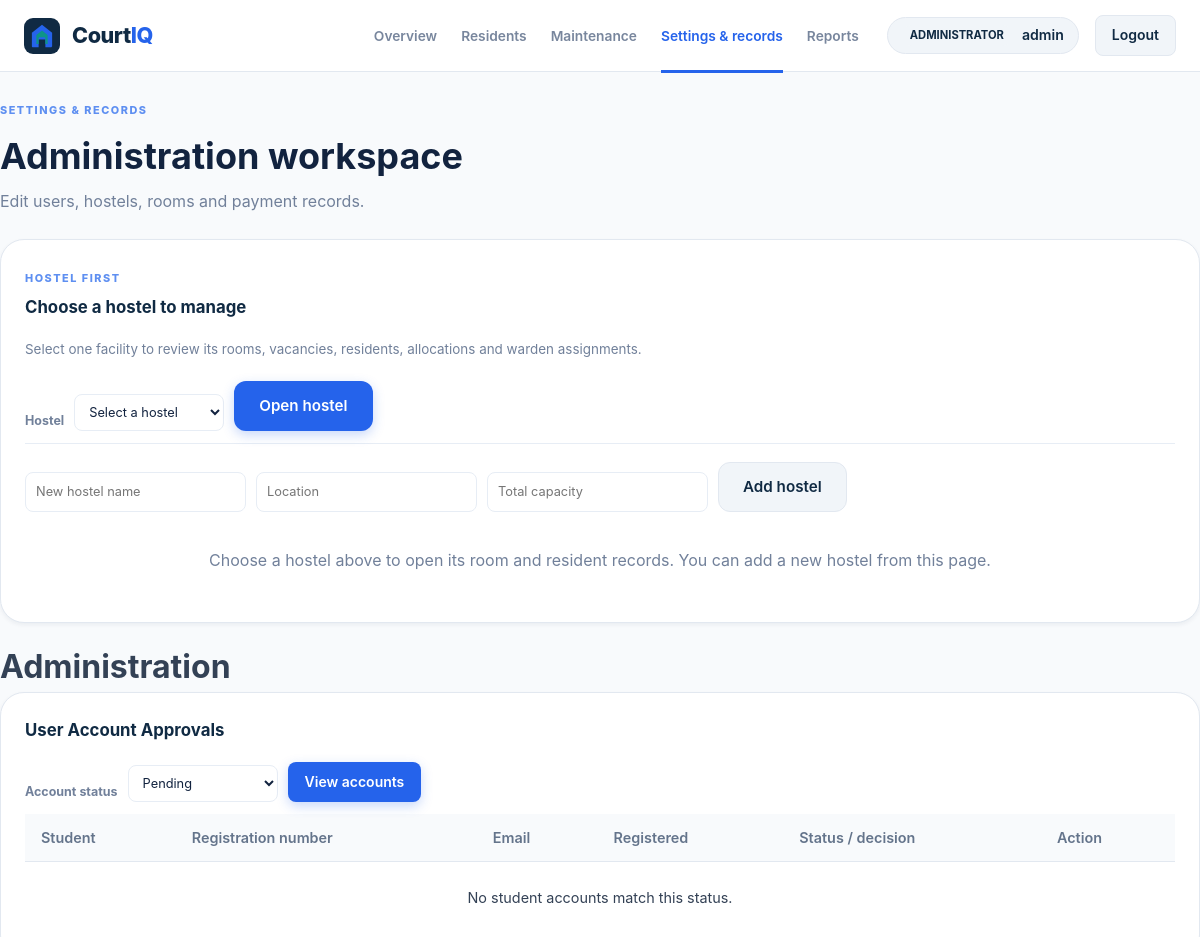
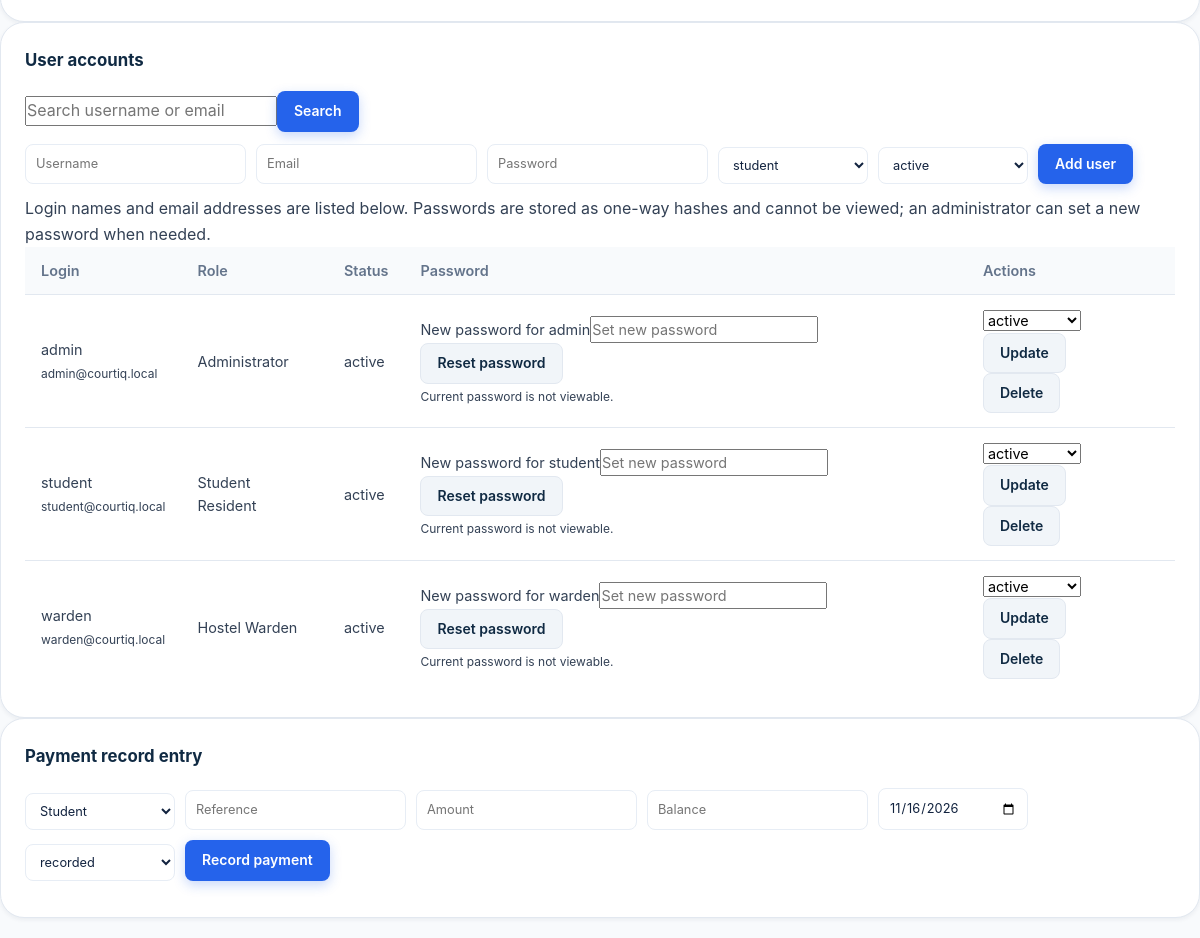
The app's page /admin/manage.php (signed in) with its own data (2 pictures, top to bottom).
### tables this page shows
CREATE TABLE IF NOT EXISTS `users` (
    `id` INT AUTO_INCREMENT PRIMARY KEY,
    `username` VARCHAR(80) NOT NULL UNIQUE,
    `email` VARCHAR(150) NOT NULL UNIQUE,
    `password_hash` VARCHAR(255) NOT NULL,
    `role` ENUM('student', 'warden', 'administrator') NOT NULL,
    `status` ENUM('active', 'inactive', 'suspended') NOT NULL DEFAULT 'active',
    `approval_status` ENUM('pending', 'approved', 'rejected') NOT NULL DEFAULT 'approved',
    `approval_decided_by` INT DEFAULT NULL,
    `approval_decided_at` DATETIME DEFAULT NULL,
    `created_at` TIMESTAMP DEFAULT CURRENT_TIMESTAMP,
    `updated_at` TIMESTAMP DEFAULT CURRENT_TIMESTAMP ON UPDATE CURRENT_TIMESTAMP,
    INDEX `idx_users_role` (`role`),
    INDEX `idx_users_status` (`status`),
    INDEX `idx_users_approval_status` (`approval_status`, `role`),
    FOREIGN KEY (`approval_decided_by`) REFERENCES `users`(`id`) ON DELETE SET NULL
);

### includes/auth.php (called while the page is built, shortened)
<?php
require_once __DIR__ . '/functions.php';
function isLoggedIn(): bool
{
    return isset($_SESSION['courtiq_user']) && !empty($_SESSION['courtiq_user']['id']);
}
function currentUser(): ?array
{
    return isLoggedIn() ? $_SESSION['courtiq_user'] : null;
}
function projectUrl(string $path = ''): string
{
    $scriptName = $_SERVER['SCRIPT_NAME'] ?? '/index.php';
    $directory = str_replace('\\', '/', dirname($scriptName));
    $subdirs = ['student', 'warden', 'admin', 'includes', 'config', 'database'];
    $currentBase = basename($directory);
    if (in_array($currentBase, $subdirs, true)) {
        $directory = dirname($directory);
    }
    $root = rtrim(str_replace('\\', '/', $directory), '/');
    $cleanPath = ltrim($path, '/');
    return $root === '' ? '/' . $cleanPath : $root . '/' . $cleanPath;
}
function requireRole(array $allowedRoles): void
{
    require_once __DIR__ . '/db.php';
    $userId = (int)currentUser()['id'];
    $stmt = db()->prepare('SELECT u.username, u.email, u.role, u.status, u.approval_status, sp.full_name, sp.student_number
        FROM users u LEFT JOIN student_profiles sp ON sp.user_id = u.id WHERE u.id = ?');
    $stmt->bind_param('i', $userId);
    if (!$stmt->execute()) {
        error_log('CourtIQ could not execute the current account authorization check: ' . $stmt->error);
        $stmt->close();
        http_response_code(503);
        exit('Account authorization is temporarily unavailable.');
    }
    $user = $stmt->get_result()->fetch_assoc();
}

### includes/db.php (called while the page is built, shortened)
<?php
$dbConfigFile = __DIR__ . '/../config/database.php';
$dbConfig = require $dbConfigFile;
try {
    $db = @new mysqli(
        $dbConfig['host'],
        $dbConfig['username'],
        $dbConfig['password'],
        $dbConfig['database'],
        (int)$dbConfig['port']
    );
    if (!empty($dbConfig['charset'])) {
        $db->set_charset($dbConfig['charset']);
    }
} catch (Throwable $t) {
    error_log('CourtIQ Database Exception: ' . $t->getMessage());
    http_response_code(503);
    die('The CourtIQ database service is temporarily unavailable.');
}
function db(): mysqli
{
    global $db;
    return $db;
}

### includes/functions.php (called while the page is built, shortened)
<?php
function e(?string $value): string
{
    return htmlspecialchars((string)$value, ENT_QUOTES, 'UTF-8');
}
function formatRole(string $role): string
{
    return match (strtolower(trim($role))) {
        'administrator', 'admin' => 'Administrator',
        'warden' => 'Hostel Warden',
        'student' => 'Student Resident',
        default => ucfirst($role),
    };
}

### admin/manage.php (the view, shortened to what this page needs)
<?php
require_once __DIR__ . '/../includes/auth.php';
require_once __DIR__ . '/../includes/db.php';
requireRole(['administrator']);
$q = trim((string)($_GET['q'] ?? ''));
$approvalFilter = (string)($_GET['approval_filter'] ?? 'pending');
$conn = db();
$hostelId = max(0, (int)($_GET['hostel_id'] ?? 0));
$stmt = $conn->prepare("SELECT id, username, email, role, status FROM users WHERE username LIKE CONCAT('%', ?, '%') OR email LIKE CONCAT('%', ?, '%') ORDER BY username");
$stmt->bind_param('ss', $q, $q); $stmt->execute(); $users = $stmt->get_result()->fetch_all(MYSQLI_ASSOC); $stmt->close();
$approvalStmt = $conn->prepare("SELECT u.id, u.email, u.approval_status, u.created_at, u.approval_decided_at,
        sp.full_name, sp.student_number, reviewer.username AS decided_by
    FROM users u
    LEFT JOIN student_profiles sp ON sp.user_id = u.id
    LEFT JOIN users reviewer ON reviewer.id = u.approval_decided_by
    WHERE u.role = 'student' AND (? = 'all' OR u.approval_status = ?)
    ORDER BY FIELD(u.approval_status, 'pending', 'approved', 'rejected'), u.created_at DESC");
$approvalStmt->bind_param('ss', $approvalFilter, $approvalFilter);
$approvalStmt->execute();
$studentApprovals = $approvalStmt->get_result()->fetch_all(MYSQLI_ASSOC);
$selectedHostel = null;
$rooms = [];
?>
<!doctype html><html lang="en"><head><link rel="stylesheet" href="<?= projectUrl('assets/css/style.css') ?>"></head>
<body class="dashboard-layout admin-dashboard"><?php require __DIR__ . '/partials/nav.php'; ?><main class="dashboard-content-main container admin-main">
<section class="admin-page-heading"><div><span class="admin-eyebrow">SETTINGS &amp; RECORDS</span><h1>Administration workspace</h1><p>Edit users, hostels, rooms and payment records.</p></div></section>
<section class="visual-card hostel-entry-card">
<div class="admin-section-heading"><div><span class="admin-eyebrow">HOSTEL FIRST</span><h2>Choose a hostel to manage</h2><p>Select one facility to review its rooms, vacancies, residents, allocations and warden assignments.</p></div></div>
<form method="get" action="manage.php" class="admin-form hostel-selector-form">
<label for="hostel-filter">Hostel</label>
<select id="hostel-filter" name="hostel_id" required><option value="">Select a hostel</option></select>
<button class="btn btn-primary">Open hostel</button>
</form>
<form method="post" action="actions.php" class="admin-form hostel-add-form"><?= csrfField() ?><input type="hidden" name="action" value="hostel_save"><input name="name" required maxlength="150" placeholder="New hostel name"><input name="location" maxlength="180" placeholder="Location"><input name="capacity" type="number" min="1" required placeholder="Total capacity"><button class="btn btn-secondary">Add hostel</button></form>
<?php if ($selectedHostel): ?>
<?php $roomCount = count($rooms); $occupiedBeds = 0; $availableBeds = 0; foreach ($rooms as $room) { $occupiedBeds += (int)$room['occupied']; if ($room['status'] !== 'maintenance') { $availableBeds += max(0, (int)$room['capacity'] - (int)$room['occupied']); } } ?>
<div class="hostel-summary-strip"><strong><?= e($selectedHostel['name']) ?></strong><span><?= e($selectedHostel['location'] ?: 'Location not set') ?></span><span><?= $roomCount ?> rooms</span><span><?= $occupiedBeds ?> occupied beds</span><span><?= $availableBeds ?> vacant beds</span><a class="btn btn-primary btn-sm" href="#selected-hostel-management">Manage hostel &amp; rooms</a><a class="btn btn-secondary btn-sm" href="residents.php?hostel_id=<?= $hostelId ?>">Residents &amp; room allocation</a><a class="btn btn-secondary btn-sm" href="maintenance.php?hostel_id=<?= $hostelId ?>">Hostel maintenance</a></div>
<?php else: ?>
<p class="admin-empty">Choose a hostel above to open its room and resident records. You can add a new hostel from this page.</p>
<?php endif; ?>
</section>
<h1>Administration</h1><?php if (!empty($_GET['error'])): ?><p class="counter-badge"><?= e($_GET['error']) ?></p><?php endif; ?><?php if (!empty($_GET['success'])): ?><p class="vcard-status">Saved successfully.</p><?php endif; ?>
<section class="visual-card"><h2>User Account Approvals</h2>
<form method="get" class="admin-form"><label for="approval_filter">Account status</label><select id="approval_filter" name="approval_filter"><option value="pending" <?= $approvalFilter === 'pending' ? 'selected' : '' ?>>Pending</option></select><button class="btn btn-primary btn-sm">View accounts</button></form>
<table class="dash-table"><thead><tr><th>Student</th><th>Registration number</th><th>Email</th><th>Registered</th><th>Status / decision</th><th>Action</th></tr></thead><tbody>
<?php if (!$studentApprovals): ?><tr><td colspan="6" class="admin-empty">No student accounts match this status.</td></tr><?php endif; ?>
</tbody></table></section>
<section class="visual-card"><h2>User accounts</h2><form method="get"><input type="hidden" name="hostel_id" value="<?= $hostelId ?>"><input name="q" value="<?= e($q) ?>" placeholder="Search username or email"><button class="btn btn-primary btn-sm">Search</button></form>
<form method="post" action="actions.php" class="admin-form"><?= csrfField() ?><input type="hidden" name="action" value="user_save"><input type="hidden" name="id" value="0">
<input name="username" required maxlength="80" placeholder="Username"><input type="email" name="email" required maxlength="150" placeholder="Email"><input name="password" required minlength="8" type="password" placeholder="Password"><select name="role"><option>student</option><option>warden</option><option>administrator</option></select><select name="status"><option>active</option><option>inactive</option><option>suspended</option></select><button class="btn btn-primary btn-sm">Add user</button></form>
<p>Login names and email addresses are listed below. Passwords are stored as one-way hashes and cannot be viewed; an administrator can set a new password when needed.</p>
<table class="dash-table"><tr><th>Login</th><th>Role</th><th>Status</th><th>Password</th><th>Actions</th></tr><?php foreach($users as $u): ?><tr><td><?= e($u['username']) ?><br><small><?= e($u['email']) ?></small></td><td><?= e(formatRole($u['role'])) ?></td><td><?= e($u['status']) ?></td><td><form method="post" action="actions.php"><label class="sr-only" for="new-password-<?= (int)$u['id'] ?>">New password for <?= e($u['username']) ?></label><input id="new-password-<?= (int)$u['id'] ?>" name="password" type="password" required minlength="8" autocomplete="new-password" placeholder="Set new password"><button class="btn btn-secondary btn-sm">Reset password</button></form><small>Current password is not viewable.</small></td><td><form method="post" action="actions.php"><select name="status"><option <?= $u['status']==='active'?'selected':'' ?>>active</option></select><button class="btn btn-secondary btn-sm">Update</button></form><form method="post" action="actions.php"><button class="btn btn-secondary btn-sm">Delete</button></form></td></tr><?php endforeach; ?></table></section>
<section class="visual-card"><h2>Payment record entry</h2><form method="post" action="actions.php" class="admin-form"><?= csrfField() ?><input type="hidden" name="action" value="payment_save"><select name="user_id" required><option value="">Student</option><?php foreach($students as $s): ?><option value="<?= (int)$s['id'] ?>"><?= e($s['username']) ?></option><?php endforeach; ?></select><input name="reference_no" required maxlength="60" placeholder="Reference"><input name="amount" type="number" min="0" step=".01" required placeholder="Amount"><input name="balance" type="number" min="0" step=".01" required placeholder="Balance"><input name="payment_date" type="date" required value="<?= date('Y-m-d') ?>"><select name="status"><option>recorded</option><option>verified</option><option>pending_audit</option></select><button class="btn btn-primary btn-sm">Record payment</button></form></section>
</main></body></html>

### admin/partials/nav.php (shortened to what this page needs)
<?php
$adminPage = basename($_SERVER['SCRIPT_NAME'] ?? 'index.php');
?>
<header class="dashboard-nav-bar admin-topbar">
    <div class="container dashboard-nav-inner">
        <a href="<?= projectUrl('index.php') ?>" class="brand" aria-label="CourtIQ home"><span class="brand-icon-box"></span><span class="brand-text">Court<span>IQ</span></span></a>
        <nav class="admin-nav-links" aria-label="Admin navigation">
            <a class="<?= $adminPage === 'index.php' ? 'is-active' : '' ?>" href="index.php">Overview</a>
            <a class="<?= $adminPage === 'residents.php' ? 'is-active' : '' ?>" href="residents.php">Residents</a>
            <a class="<?= $adminPage === 'maintenance.php' ? 'is-active' : '' ?>" href="maintenance.php">Maintenance</a>
            <a class="<?= $adminPage === 'manage.php' ? 'is-active' : '' ?>" href="manage.php">Settings &amp; records</a>
            <a class="<?= $adminPage === 'reports.php' ? 'is-active' : '' ?>" href="reports.php">Reports</a>
        </nav>
        <div class="user-badge-wrap"><div class="user-profile-pill"><span class="role-tag-badge badge-admin">Administrator</span><span><?= e(currentUser()['username']) ?></span></div><a href="<?= projectUrl('logout.php') ?>" class="btn btn-secondary btn-sm">Logout</a></div>
    </div>
</header>

### records on screen
users: username "admin", email "admin@courtiq.local", role "Administrator", status "active"
users: username "student", email "student@courtiq.local", role "Student Resident", status "active"
users: username "warden", email "warden@courtiq.local", role "Hostel Warden", status "active"
